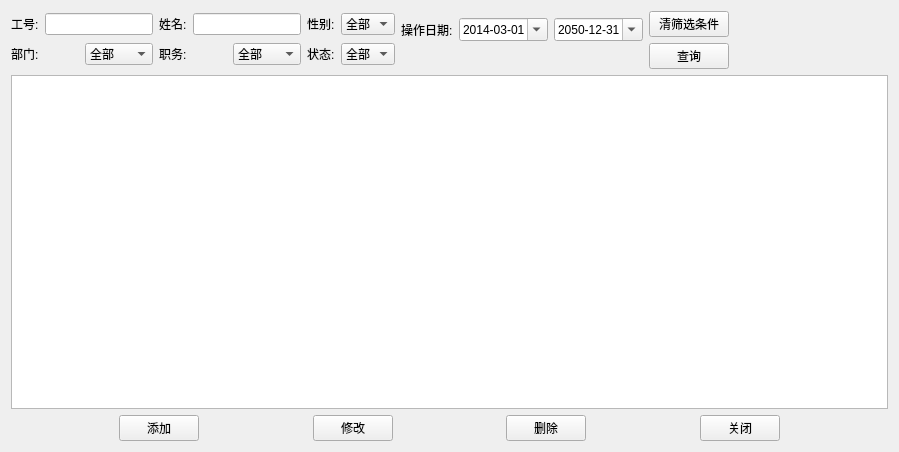
<?xml version="1.0" encoding="UTF-8"?>
<ui version="4.0">
 <class>EmployeeBaseinfo</class>
 <widget class="QWidget" name="EmployeeBaseinfo">
  <property name="geometry">
   <rect>
    <x>0</x>
    <y>0</y>
    <width>899</width>
    <height>452</height>
   </rect>
  </property>
  <property name="windowTitle">
   <string>Form</string>
  </property>
  <layout class="QGridLayout" name="gridLayout">
   <item row="0" column="0">
    <layout class="QVBoxLayout" name="verticalLayout_6">
     <item>
      <layout class="QHBoxLayout" name="horizontalLayout_9">
       <item>
        <layout class="QVBoxLayout" name="verticalLayout">
         <item>
          <layout class="QHBoxLayout" name="horizontalLayout">
           <item>
            <widget class="QLabel" name="label">
             <property name="text">
              <string>工号:</string>
             </property>
            </widget>
           </item>
           <item>
            <widget class="QLineEdit" name="lineEdit_cardNo">
             <property name="sizePolicy">
              <sizepolicy hsizetype="Preferred" vsizetype="Fixed">
               <horstretch>0</horstretch>
               <verstretch>0</verstretch>
              </sizepolicy>
             </property>
            </widget>
           </item>
          </layout>
         </item>
         <item>
          <layout class="QHBoxLayout" name="horizontalLayout_2">
           <item>
            <widget class="QLabel" name="label_4">
             <property name="text">
              <string>部门:</string>
             </property>
            </widget>
           </item>
           <item>
            <widget class="QComboBox" name="comboBox_department">
             <item>
              <property name="text">
               <string>全部</string>
              </property>
             </item>
            </widget>
           </item>
          </layout>
         </item>
        </layout>
       </item>
       <item>
        <layout class="QVBoxLayout" name="verticalLayout_2">
         <item>
          <layout class="QHBoxLayout" name="horizontalLayout_3">
           <item>
            <widget class="QLabel" name="label_2">
             <property name="text">
              <string>姓名:</string>
             </property>
            </widget>
           </item>
           <item>
            <widget class="QLineEdit" name="lineEdit_name">
             <property name="sizePolicy">
              <sizepolicy hsizetype="Preferred" vsizetype="Fixed">
               <horstretch>0</horstretch>
               <verstretch>0</verstretch>
              </sizepolicy>
             </property>
            </widget>
           </item>
          </layout>
         </item>
         <item>
          <layout class="QHBoxLayout" name="horizontalLayout_4">
           <item>
            <widget class="QLabel" name="label_5">
             <property name="text">
              <string>职务:</string>
             </property>
            </widget>
           </item>
           <item>
            <widget class="QComboBox" name="comboBox_post">
             <item>
              <property name="text">
               <string>全部</string>
              </property>
             </item>
            </widget>
           </item>
          </layout>
         </item>
        </layout>
       </item>
       <item>
        <layout class="QVBoxLayout" name="verticalLayout_3">
         <item>
          <layout class="QHBoxLayout" name="horizontalLayout_5">
           <item>
            <widget class="QLabel" name="label_6">
             <property name="text">
              <string>性别:</string>
             </property>
            </widget>
           </item>
           <item>
            <widget class="QComboBox" name="comboBox_gender">
             <item>
              <property name="text">
               <string>全部</string>
              </property>
             </item>
             <item>
              <property name="text">
               <string>男</string>
              </property>
             </item>
             <item>
              <property name="text">
               <string>女</string>
              </property>
             </item>
            </widget>
           </item>
          </layout>
         </item>
         <item>
          <layout class="QHBoxLayout" name="horizontalLayout_6">
           <item>
            <widget class="QLabel" name="label_3">
             <property name="text">
              <string>状态:</string>
             </property>
            </widget>
           </item>
           <item>
            <widget class="QComboBox" name="comboBox_status">
             <item>
              <property name="text">
               <string>全部</string>
              </property>
             </item>
             <item>
              <property name="text">
               <string>在职</string>
              </property>
             </item>
             <item>
              <property name="text">
               <string>请假</string>
              </property>
             </item>
            </widget>
           </item>
          </layout>
         </item>
        </layout>
       </item>
       <item>
        <layout class="QVBoxLayout" name="verticalLayout_4">
         <item>
          <layout class="QHBoxLayout" name="horizontalLayout_7">
           <item>
            <widget class="QLabel" name="label_7">
             <property name="text">
              <string>操作日期:</string>
             </property>
            </widget>
           </item>
           <item>
            <widget class="QDateEdit" name="dateEdit_start">
             <property name="dateTime">
              <datetime>
               <hour>0</hour>
               <minute>0</minute>
               <second>0</second>
               <year>2014</year>
               <month>3</month>
               <day>1</day>
              </datetime>
             </property>
             <property name="maximumDateTime">
              <datetime>
               <hour>23</hour>
               <minute>59</minute>
               <second>59</second>
               <year>2050</year>
               <month>12</month>
               <day>31</day>
              </datetime>
             </property>
             <property name="minimumDateTime">
              <datetime>
               <hour>0</hour>
               <minute>0</minute>
               <second>0</second>
               <year>2014</year>
               <month>3</month>
               <day>1</day>
              </datetime>
             </property>
             <property name="displayFormat">
              <string>yyyy-MM-dd</string>
             </property>
             <property name="calendarPopup">
              <bool>true</bool>
             </property>
            </widget>
           </item>
           <item>
            <widget class="QDateEdit" name="dateEdit_end">
             <property name="dateTime">
              <datetime>
               <hour>0</hour>
               <minute>0</minute>
               <second>0</second>
               <year>2050</year>
               <month>12</month>
               <day>31</day>
              </datetime>
             </property>
             <property name="date">
              <date>
               <year>2050</year>
               <month>12</month>
               <day>31</day>
              </date>
             </property>
             <property name="maximumDate">
              <date>
               <year>2050</year>
               <month>12</month>
               <day>31</day>
              </date>
             </property>
             <property name="minimumDate">
              <date>
               <year>2014</year>
               <month>3</month>
               <day>1</day>
              </date>
             </property>
             <property name="displayFormat">
              <string>yyyy-MM-dd</string>
             </property>
             <property name="calendarPopup">
              <bool>true</bool>
             </property>
            </widget>
           </item>
          </layout>
         </item>
         <item>
          <spacer name="horizontalSpacer_7">
           <property name="orientation">
            <enum>Qt::Horizontal</enum>
           </property>
           <property name="sizeType">
            <enum>QSizePolicy::Preferred</enum>
           </property>
           <property name="sizeHint" stdset="0">
            <size>
             <width>40</width>
             <height>20</height>
            </size>
           </property>
          </spacer>
         </item>
        </layout>
       </item>
       <item>
        <layout class="QVBoxLayout" name="verticalLayout_5">
         <item>
          <widget class="QPushButton" name="btn_clear">
           <property name="text">
            <string>清筛选条件</string>
           </property>
          </widget>
         </item>
         <item>
          <widget class="QPushButton" name="btn_search">
           <property name="text">
            <string>查询</string>
           </property>
          </widget>
         </item>
        </layout>
       </item>
       <item>
        <spacer name="horizontalSpacer_6">
         <property name="orientation">
          <enum>Qt::Horizontal</enum>
         </property>
         <property name="sizeHint" stdset="0">
          <size>
           <width>40</width>
           <height>20</height>
          </size>
         </property>
        </spacer>
       </item>
      </layout>
     </item>
     <item>
      <widget class="QTableView" name="tableView"/>
     </item>
     <item>
      <layout class="QHBoxLayout" name="horizontalLayout_8">
       <item>
        <spacer name="horizontalSpacer">
         <property name="orientation">
          <enum>Qt::Horizontal</enum>
         </property>
         <property name="sizeHint" stdset="0">
          <size>
           <width>40</width>
           <height>20</height>
          </size>
         </property>
        </spacer>
       </item>
       <item>
        <widget class="QPushButton" name="btn_add">
         <property name="text">
          <string>添加</string>
         </property>
        </widget>
       </item>
       <item>
        <spacer name="horizontalSpacer_2">
         <property name="orientation">
          <enum>Qt::Horizontal</enum>
         </property>
         <property name="sizeHint" stdset="0">
          <size>
           <width>40</width>
           <height>20</height>
          </size>
         </property>
        </spacer>
       </item>
       <item>
        <widget class="QPushButton" name="btn_change">
         <property name="text">
          <string>修改</string>
         </property>
        </widget>
       </item>
       <item>
        <spacer name="horizontalSpacer_3">
         <property name="orientation">
          <enum>Qt::Horizontal</enum>
         </property>
         <property name="sizeHint" stdset="0">
          <size>
           <width>40</width>
           <height>20</height>
          </size>
         </property>
        </spacer>
       </item>
       <item>
        <widget class="QPushButton" name="btn_delete">
         <property name="text">
          <string>删除</string>
         </property>
        </widget>
       </item>
       <item>
        <spacer name="horizontalSpacer_4">
         <property name="orientation">
          <enum>Qt::Horizontal</enum>
         </property>
         <property name="sizeHint" stdset="0">
          <size>
           <width>40</width>
           <height>20</height>
          </size>
         </property>
        </spacer>
       </item>
       <item>
        <widget class="QPushButton" name="btn_close">
         <property name="text">
          <string>关闭</string>
         </property>
        </widget>
       </item>
       <item>
        <spacer name="horizontalSpacer_5">
         <property name="orientation">
          <enum>Qt::Horizontal</enum>
         </property>
         <property name="sizeHint" stdset="0">
          <size>
           <width>40</width>
           <height>20</height>
          </size>
         </property>
        </spacer>
       </item>
      </layout>
     </item>
    </layout>
   </item>
  </layout>
 </widget>
 <resources/>
 <connections/>
</ui>
